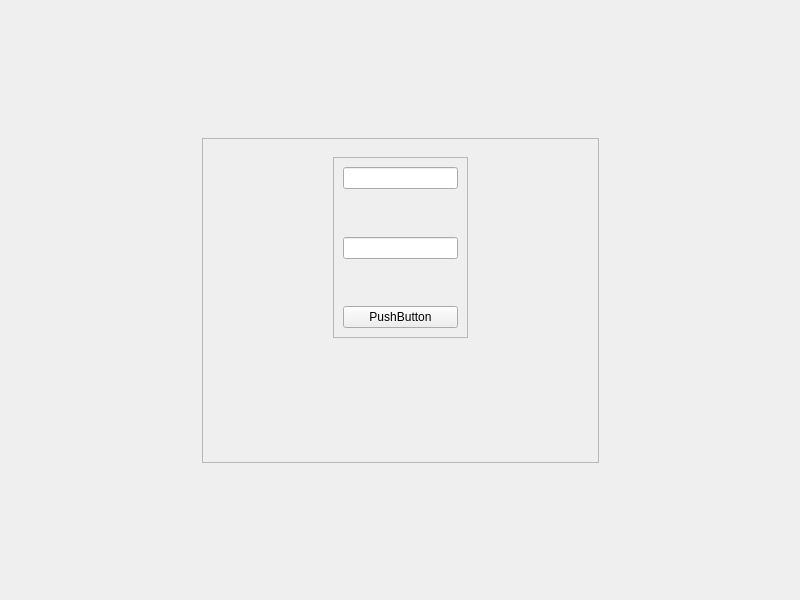
<?xml version="1.0" encoding="UTF-8"?>
<ui version="4.0">
 <class>Widget</class>
 <widget class="QWidget" name="Widget">
  <property name="geometry">
   <rect>
    <x>0</x>
    <y>0</y>
    <width>800</width>
    <height>600</height>
   </rect>
  </property>
  <property name="windowTitle">
   <string>Widget</string>
  </property>
  <layout class="QGridLayout" name="gridLayout_5">
   <item row="0" column="1">
    <spacer name="verticalSpacer">
     <property name="orientation">
      <enum>Qt::Vertical</enum>
     </property>
     <property name="sizeHint" stdset="0">
      <size>
       <width>20</width>
       <height>114</height>
      </size>
     </property>
    </spacer>
   </item>
   <item row="1" column="0">
    <spacer name="horizontalSpacer">
     <property name="orientation">
      <enum>Qt::Horizontal</enum>
     </property>
     <property name="sizeHint" stdset="0">
      <size>
       <width>172</width>
       <height>20</height>
      </size>
     </property>
    </spacer>
   </item>
   <item row="1" column="1">
    <widget class="QFrame" name="frame_2">
     <property name="frameShape">
      <enum>QFrame::StyledPanel</enum>
     </property>
     <property name="frameShadow">
      <enum>QFrame::Raised</enum>
     </property>
     <layout class="QGridLayout" name="gridLayout_3">
      <item row="0" column="0">
       <spacer name="horizontalSpacer_3">
        <property name="orientation">
         <enum>Qt::Horizontal</enum>
        </property>
        <property name="sizeHint" stdset="0">
         <size>
          <width>106</width>
          <height>20</height>
         </size>
        </property>
       </spacer>
      </item>
      <item row="0" column="1">
       <widget class="QStackedWidget" name="stackedWidget">
        <property name="currentIndex">
         <number>0</number>
        </property>
        <widget class="QWidget" name="page">
         <layout class="QGridLayout" name="gridLayout_4">
          <item row="0" column="0">
           <widget class="QFrame" name="frame_login">
            <property name="frameShape">
             <enum>QFrame::StyledPanel</enum>
            </property>
            <property name="frameShadow">
             <enum>QFrame::Raised</enum>
            </property>
            <layout class="QGridLayout" name="gridLayout">
             <item row="1" column="0">
              <spacer name="verticalSpacer_3">
               <property name="orientation">
                <enum>Qt::Vertical</enum>
               </property>
               <property name="sizeHint" stdset="0">
                <size>
                 <width>20</width>
                 <height>40</height>
                </size>
               </property>
              </spacer>
             </item>
             <item row="4" column="0">
              <widget class="QPushButton" name="pushButton">
               <property name="text">
                <string>PushButton</string>
               </property>
              </widget>
             </item>
             <item row="3" column="0">
              <spacer name="verticalSpacer_4">
               <property name="orientation">
                <enum>Qt::Vertical</enum>
               </property>
               <property name="sizeHint" stdset="0">
                <size>
                 <width>20</width>
                 <height>40</height>
                </size>
               </property>
              </spacer>
             </item>
             <item row="2" column="0">
              <widget class="QLineEdit" name="lineEdit_2"/>
             </item>
             <item row="0" column="0">
              <widget class="QLineEdit" name="lineEdit"/>
             </item>
            </layout>
           </widget>
          </item>
         </layout>
        </widget>
        <widget class="QWidget" name="page_2">
         <layout class="QGridLayout" name="gridLayout_2">
          <item row="0" column="0">
           <spacer name="horizontalSpacer_5">
            <property name="orientation">
             <enum>Qt::Horizontal</enum>
            </property>
            <property name="sizeHint" stdset="0">
             <size>
              <width>44</width>
              <height>20</height>
             </size>
            </property>
           </spacer>
          </item>
          <item row="0" column="1">
           <widget class="QLabel" name="label_3">
            <property name="text">
             <string>登录成功</string>
            </property>
           </widget>
          </item>
          <item row="0" column="2">
           <spacer name="horizontalSpacer_6">
            <property name="orientation">
             <enum>Qt::Horizontal</enum>
            </property>
            <property name="sizeHint" stdset="0">
             <size>
              <width>43</width>
              <height>20</height>
             </size>
            </property>
           </spacer>
          </item>
          <item row="1" column="1">
           <spacer name="verticalSpacer_5">
            <property name="orientation">
             <enum>Qt::Vertical</enum>
            </property>
            <property name="sizeHint" stdset="0">
             <size>
              <width>20</width>
              <height>161</height>
             </size>
            </property>
           </spacer>
          </item>
         </layout>
        </widget>
       </widget>
      </item>
      <item row="0" column="2">
       <spacer name="horizontalSpacer_4">
        <property name="orientation">
         <enum>Qt::Horizontal</enum>
        </property>
        <property name="sizeHint" stdset="0">
         <size>
          <width>106</width>
          <height>20</height>
         </size>
        </property>
       </spacer>
      </item>
      <item row="1" column="0">
       <widget class="QLabel" name="label">
        <property name="minimumSize">
         <size>
          <width>100</width>
          <height>100</height>
         </size>
        </property>
        <property name="maximumSize">
         <size>
          <width>100</width>
          <height>100</height>
         </size>
        </property>
        <property name="text">
         <string/>
        </property>
        <property name="pixmap">
         <pixmap>../../../../Users/74760/Desktop/22_open.4ea5f239.png</pixmap>
        </property>
        <property name="scaledContents">
         <bool>true</bool>
        </property>
       </widget>
      </item>
      <item row="1" column="1">
       <spacer name="verticalSpacer_6">
        <property name="orientation">
         <enum>Qt::Vertical</enum>
        </property>
        <property name="sizeHint" stdset="0">
         <size>
          <width>20</width>
          <height>97</height>
         </size>
        </property>
       </spacer>
      </item>
      <item row="1" column="2">
       <widget class="QLabel" name="label_2">
        <property name="minimumSize">
         <size>
          <width>100</width>
          <height>100</height>
         </size>
        </property>
        <property name="maximumSize">
         <size>
          <width>100</width>
          <height>100</height>
         </size>
        </property>
        <property name="text">
         <string/>
        </property>
        <property name="pixmap">
         <pixmap>../../../../Users/74760/Desktop/33_open.f7d7f655.png</pixmap>
        </property>
        <property name="scaledContents">
         <bool>true</bool>
        </property>
       </widget>
      </item>
     </layout>
    </widget>
   </item>
   <item row="1" column="2">
    <spacer name="horizontalSpacer_2">
     <property name="orientation">
      <enum>Qt::Horizontal</enum>
     </property>
     <property name="sizeHint" stdset="0">
      <size>
       <width>171</width>
       <height>20</height>
      </size>
     </property>
    </spacer>
   </item>
   <item row="2" column="1">
    <spacer name="verticalSpacer_2">
     <property name="orientation">
      <enum>Qt::Vertical</enum>
     </property>
     <property name="sizeHint" stdset="0">
      <size>
       <width>20</width>
       <height>113</height>
      </size>
     </property>
    </spacer>
   </item>
  </layout>
 </widget>
 <resources/>
 <connections/>
</ui>
